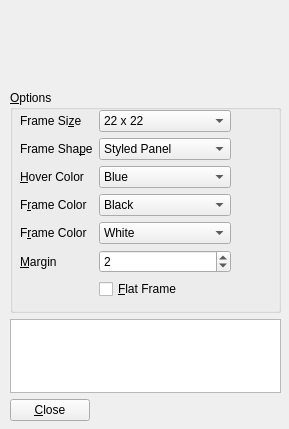
<?xml version="1.0" encoding="UTF-8"?>
<ui version="4.0">
 <class>Dialog</class>
 <widget class="QWidget" name="Dialog">
  <property name="geometry">
   <rect>
    <x>0</x>
    <y>0</y>
    <width>289</width>
    <height>429</height>
   </rect>
  </property>
  <property name="font">
   <font>
    <family>Segoe UI</family>
    <pointsize>9</pointsize>
   </font>
  </property>
  <property name="windowTitle">
   <string>Test Dialog</string>
  </property>
  <widget class="QWidget" name="layoutWidget">
   <property name="geometry">
    <rect>
     <x>10</x>
     <y>10</y>
     <width>271</width>
     <height>411</height>
    </rect>
   </property>
   <layout class="QVBoxLayout" name="verticalLayout" stretch="1,3,1,0">
    <item>
     <widget class="QWidget" name="testWidget" native="true"/>
    </item>
    <item>
     <widget class="QGroupBox" name="settingsBox">
      <property name="title">
       <string>&amp;Options</string>
      </property>
      <widget class="QWidget" name="layoutWidget">
       <property name="geometry">
        <rect>
         <x>10</x>
         <y>20</y>
         <width>211</width>
         <height>191</height>
        </rect>
       </property>
       <layout class="QFormLayout" name="formLayout">
        <property name="fieldGrowthPolicy">
         <enum>QFormLayout::AllNonFixedFieldsGrow</enum>
        </property>
        <item row="0" column="0">
         <widget class="QLabel" name="sizeLabel">
          <property name="text">
           <string>Frame Si&amp;ze</string>
          </property>
          <property name="buddy">
           <cstring>sizeBox</cstring>
          </property>
         </widget>
        </item>
        <item row="0" column="1">
         <widget class="QComboBox" name="sizeBox">
          <property name="currentIndex">
           <number>3</number>
          </property>
          <item>
           <property name="text">
            <string>12 x 12</string>
           </property>
          </item>
          <item>
           <property name="text">
            <string>16 x 16</string>
           </property>
          </item>
          <item>
           <property name="text">
            <string>18 x 18</string>
           </property>
          </item>
          <item>
           <property name="text">
            <string>22 x 22</string>
           </property>
          </item>
          <item>
           <property name="text">
            <string>24 x 24</string>
           </property>
          </item>
          <item>
           <property name="text">
            <string>32 x 32</string>
           </property>
          </item>
         </widget>
        </item>
        <item row="1" column="0">
         <widget class="QLabel" name="shapeLabel">
          <property name="text">
           <string>Frame Sha&amp;pe</string>
          </property>
          <property name="buddy">
           <cstring>shapeBox</cstring>
          </property>
         </widget>
        </item>
        <item row="1" column="1">
         <widget class="QComboBox" name="shapeBox">
          <property name="currentIndex">
           <number>3</number>
          </property>
          <item>
           <property name="text">
            <string>No Frame</string>
           </property>
          </item>
          <item>
           <property name="text">
            <string>Box</string>
           </property>
          </item>
          <item>
           <property name="text">
            <string>Panel</string>
           </property>
          </item>
          <item>
           <property name="text">
            <string>Styled Panel</string>
           </property>
          </item>
          <item>
           <property name="text">
            <string>Windows Panel</string>
           </property>
          </item>
         </widget>
        </item>
        <item row="2" column="0">
         <widget class="QLabel" name="hoverColorLabel">
          <property name="text">
           <string>&amp;Hover Color</string>
          </property>
          <property name="buddy">
           <cstring>hoverColorBox</cstring>
          </property>
         </widget>
        </item>
        <item row="2" column="1">
         <widget class="QComboBox" name="hoverColorBox">
          <property name="currentIndex">
           <number>1</number>
          </property>
          <item>
           <property name="text">
            <string>Black</string>
           </property>
          </item>
          <item>
           <property name="text">
            <string>Blue</string>
           </property>
          </item>
          <item>
           <property name="text">
            <string>Gold</string>
           </property>
          </item>
          <item>
           <property name="text">
            <string>Gray</string>
           </property>
          </item>
          <item>
           <property name="text">
            <string>Orange</string>
           </property>
          </item>
          <item>
           <property name="text">
            <string>Red</string>
           </property>
          </item>
          <item>
           <property name="text">
            <string>White</string>
           </property>
          </item>
          <item>
           <property name="text">
            <string>Yellow</string>
           </property>
          </item>
         </widget>
        </item>
        <item row="3" column="0">
         <widget class="QLabel" name="frameColorLabel">
          <property name="text">
           <string>F&amp;rame Color</string>
          </property>
          <property name="buddy">
           <cstring>hoverColorBox</cstring>
          </property>
         </widget>
        </item>
        <item row="3" column="1">
         <widget class="QComboBox" name="frameColorBox">
          <item>
           <property name="text">
            <string>Black</string>
           </property>
          </item>
          <item>
           <property name="text">
            <string>Gold</string>
           </property>
          </item>
          <item>
           <property name="text">
            <string>Orange</string>
           </property>
          </item>
          <item>
           <property name="text">
            <string>Red</string>
           </property>
          </item>
          <item>
           <property name="text">
            <string>White</string>
           </property>
          </item>
         </widget>
        </item>
        <item row="4" column="0">
         <widget class="QLabel" name="sampleLabel">
          <property name="text">
           <string>F&amp;rame Color</string>
          </property>
          <property name="buddy">
           <cstring>hoverColorBox</cstring>
          </property>
         </widget>
        </item>
        <item row="4" column="1">
         <widget class="QComboBox" name="sampleBox">
          <property name="currentIndex">
           <number>4</number>
          </property>
          <item>
           <property name="text">
            <string>Black</string>
           </property>
          </item>
          <item>
           <property name="text">
            <string>Gold</string>
           </property>
          </item>
          <item>
           <property name="text">
            <string>Orange</string>
           </property>
          </item>
          <item>
           <property name="text">
            <string>Red</string>
           </property>
          </item>
          <item>
           <property name="text">
            <string>White</string>
           </property>
          </item>
         </widget>
        </item>
        <item row="5" column="0">
         <widget class="QLabel" name="marginLabel">
          <property name="text">
           <string>&amp;Margin</string>
          </property>
          <property name="buddy">
           <cstring>marginBox</cstring>
          </property>
         </widget>
        </item>
        <item row="5" column="1">
         <widget class="QSpinBox" name="marginBox">
          <property name="minimum">
           <number>0</number>
          </property>
          <property name="maximum">
           <number>6</number>
          </property>
          <property name="value">
           <number>2</number>
          </property>
         </widget>
        </item>
        <item row="6" column="1">
         <widget class="QCheckBox" name="flatBox">
          <property name="text">
           <string>&amp;Flat Frame</string>
          </property>
         </widget>
        </item>
       </layout>
      </widget>
     </widget>
    </item>
    <item>
     <widget class="QPlainTextEdit" name="debugBox"/>
    </item>
    <item>
     <widget class="QPushButton" name="pushButton">
      <property name="sizePolicy">
       <sizepolicy hsizetype="Fixed" vsizetype="Fixed">
        <horstretch>0</horstretch>
        <verstretch>0</verstretch>
       </sizepolicy>
      </property>
      <property name="text">
       <string>&amp;Close</string>
      </property>
     </widget>
    </item>
   </layout>
  </widget>
 </widget>
 <resources/>
 <connections>
  <connection>
   <sender>pushButton</sender>
   <signal>clicked()</signal>
   <receiver>Dialog</receiver>
   <slot>close()</slot>
   <hints>
    <hint type="sourcelabel">
     <x>514</x>
     <y>376</y>
    </hint>
    <hint type="destinationlabel">
     <x>430</x>
     <y>375</y>
    </hint>
   </hints>
  </connection>
 </connections>
</ui>
